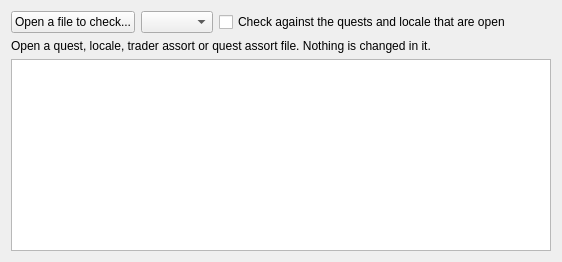
<?xml version="1.0" encoding="UTF-8"?>
<ui version="4.0">
 <class>CheckForm</class>
 <widget class="QWidget" name="CheckForm">
  <layout class="QVBoxLayout" name="verticalLayout">
   <item>
    <layout class="QHBoxLayout" name="topRow">
     <item>
      <widget class="QPushButton" name="openButton">
       <property name="text">
        <string>Open a file to check...</string>
       </property>
      </widget>
     </item>
     <item>
      <widget class="QComboBox" name="kind"/>
     </item>
     <item>
      <widget class="QCheckBox" name="with_open">
       <property name="text">
        <string>Check against the quests and locale that are open</string>
       </property>
      </widget>
     </item>
     <item>
      <spacer name="topSpacer">
       <property name="orientation">
        <enum>Qt::Horizontal</enum>
       </property>
       <property name="sizeHint" stdset="0">
        <size>
         <width>40</width>
         <height>20</height>
        </size>
       </property>
      </spacer>
     </item>
    </layout>
   </item>
   <item>
    <widget class="QLabel" name="summary">
     <property name="text">
      <string>Open a quest, locale, trader assort or quest assort file. Nothing is changed in it.</string>
     </property>
     <property name="wordWrap">
      <bool>true</bool>
     </property>
    </widget>
   </item>
   <item>
    <widget class="QListWidget" name="list"/>
   </item>
  </layout>
 </widget>
 <resources/>
 <connections/>
</ui>
